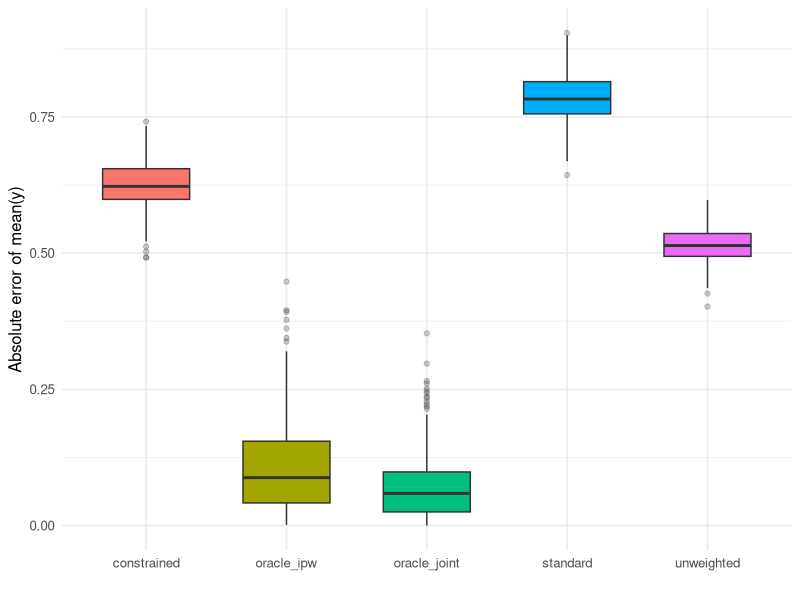
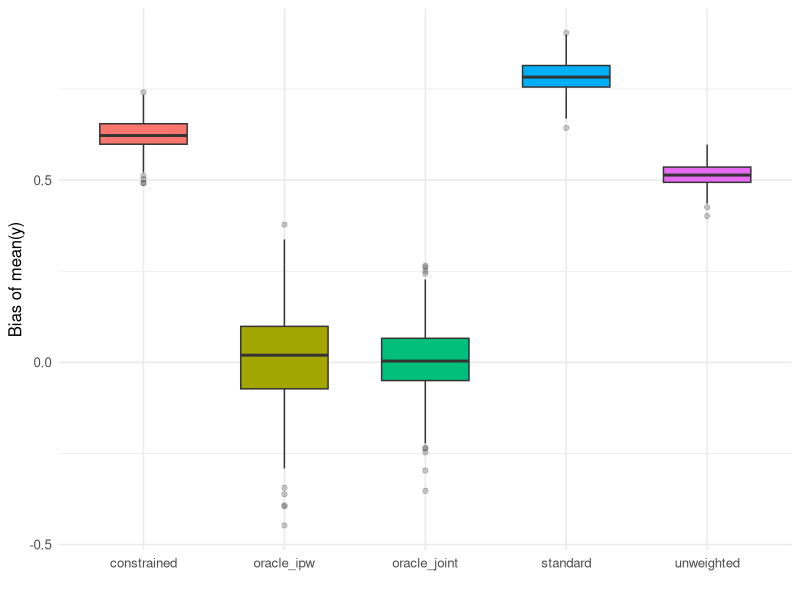
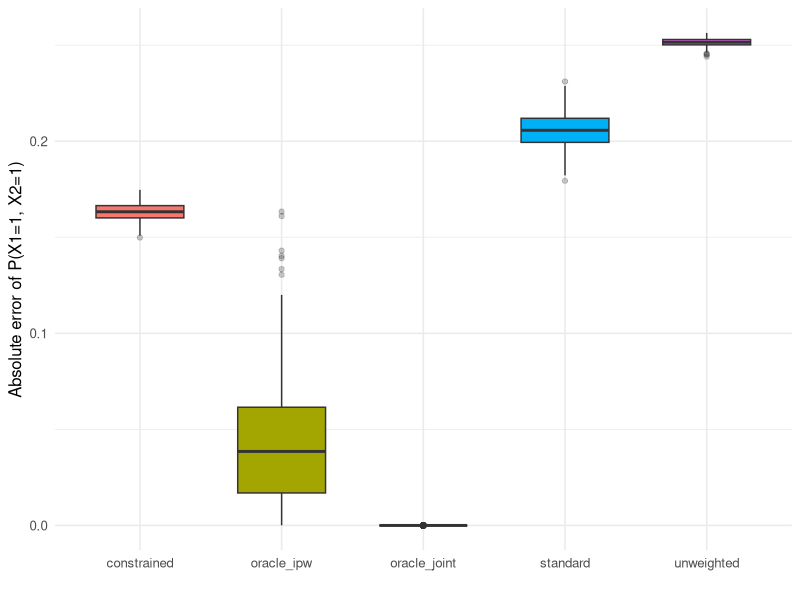
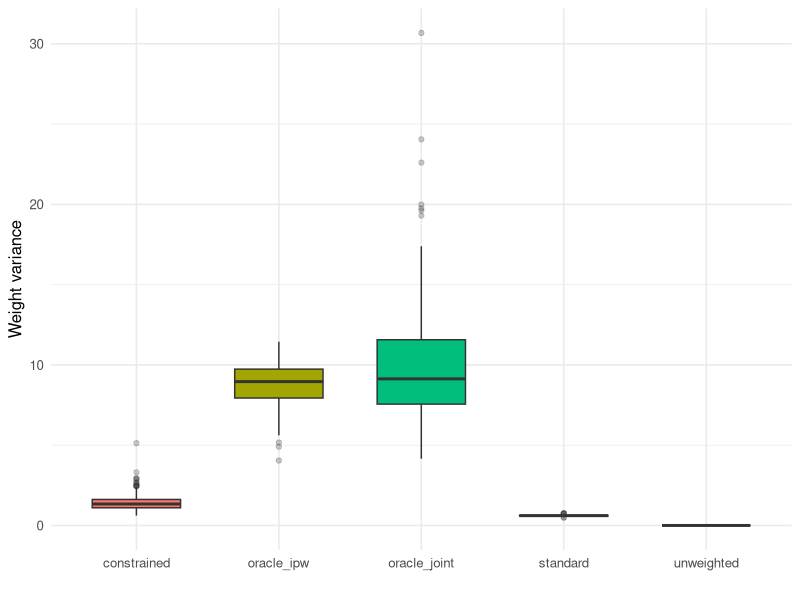

Write R code to recreate these figures, in order.
set.seed(20260310)

suppressPackageStartupMessages({
  library(survey)
  library(ggplot2)
})

weighted_mean <- function(x, w) {
  wn <- w / sum(w)
  sum(wn * x)
}

weighted_cov_binary <- function(x1, x2, w) {
  wn <- w / sum(w)
  m1 <- sum(wn * x1)
  m2 <- sum(wn * x2)
  sum(wn * (x1 - m1) * (x2 - m2))
}

safe_calibrate <- function(...) {
  failed <- FALSE
  fit <- tryCatch(
    withCallingHandlers(
      calibrate(...),
      warning = function(w) {
        if (grepl("Failed to converge", conditionMessage(w), fixed = TRUE)) {
          failed <<- TRUE
        }
        invokeRestart("muffleWarning")
      }
    ),
    error = function(e) NULL
  )
  if (is.null(fit) || failed) {
    return(NULL)
  }
  fit
}

simulate_population <- function(N_pop = 250000) {
  # Joint distribution for (x1, x2) with substantial mass in the interaction cell.
  levels_cell <- c("00", "10", "01", "11")
  probs_cell <- c(0.30, 0.22, 0.22, 0.26)
  cell <- sample(levels_cell, size = N_pop, replace = TRUE, prob = probs_cell)

  x1 <- as.integer(substr(cell, 1, 1))
  x2 <- as.integer(substr(cell, 2, 2))

  # Outcome: positive main effects, strong negative interaction.
  y <- 0.6 +
    1.35 * x1 +
    1.35 * x2 -
    3.80 * (x1 * x2) +
    rnorm(N_pop, sd = 1.15)

  # Response propensities: interaction cell (11) is heavily undersampled.
  rr_map <- c("00" = 0.46, "10" = 0.48, "01" = 0.54, "11" = 0.01)
  rho <- unname(rr_map[cell])

  list(
    x1 = x1,
    x2 = x2,
    y = y,
    cell = factor(cell, levels = levels_cell),
    rho = rho,
    rr_map = rr_map
  )
}

run_simulation <- function(
  reps = 400,
  sample_n = 5000,
  N_pop = 250000,
  eval_n = 20000
) {
  pop <- simulate_population(N_pop = N_pop)

  true_y_mean <- mean(pop$y)
  true_x1_mean <- mean(pop$x1)
  true_x2_mean <- mean(pop$x2)
  true_cov <- cov(pop$x1, pop$x2)
  true_cell <- prop.table(table(pop$cell))
  levels_cell <- names(true_cell)

  eval_idx <- sample.int(N_pop, eval_n, replace = FALSE)
  eval_df <- data.frame(
    x1 = pop$x1[eval_idx],
    x2 = pop$x2[eval_idx],
    y = pop$y[eval_idx]
  )

  cat("Population diagnostics:\n")
  print(round(true_cell, 4))
  cat(sprintf("Target E[y]: %.4f\n", true_y_mean))
  cat(sprintf("Target response rate (mean rho): %.4f\n", mean(pop$rho)))
  cat("Response rates by cell:\n")
  print(pop$rr_map)

  out <- vector("list", length = reps * 5)
  row_id <- 1L

  counts <- list(
    attempted = 0L,
    kept = 0L,
    std_fail = 0L,
    con_fail = 0L,
    oracle_joint_fail = 0L
  )

  form <- ~x1 + x2

  for (r in seq_len(reps)) {
    counts$attempted <- counts$attempted + 1L

    s_idx <- sample.int(N_pop, sample_n, replace = FALSE)
    responded <- rbinom(sample_n, 1, pop$rho[s_idx]) == 1
    rr_obs <- mean(responded)
    ridx <- s_idx[responded]

    if (length(ridx) < 250) {
      next
    }

    df <- data.frame(
      x1 = pop$x1[ridx],
      x2 = pop$x2[ridx],
      y = pop$y[ridx],
      cell = pop$cell[ridx]
    )

    obs_cell <- prop.table(table(factor(df$cell, levels = levels_cell)))
    undersample_ratio_11 <- as.numeric(obs_cell["11"] / true_cell["11"])

    des <- svydesign(ids = ~1, data = df, weights = ~1)
    pop_totals <- c(
      "(Intercept)" = nrow(df),
      x1 = nrow(df) * true_x1_mean,
      x2 = nrow(df) * true_x2_mean
    )

    std <- safe_calibrate(
      des,
      formula = form,
      population = pop_totals,
      calfun = "raking",
      maxit = 500,
      epsilon = 1e-9
    )
    con <- safe_calibrate(
      des,
      formula = form,
      population = pop_totals,
      calfun = "raking",
      bounds = c(rr_obs, Inf),
      maxit = 500,
      epsilon = 1e-9
    )

    if (is.null(std)) {
      counts$std_fail <- counts$std_fail + 1L
    }
    if (is.null(con)) {
      counts$con_fail <- counts$con_fail + 1L
    }

    method_weights <- list(
      unweighted = rep(1, nrow(df)),
      oracle_ipw = {
        w <- 1 / pop$rho[ridx]
        w / mean(w)
      }
    )

    if (!any(obs_cell == 0)) {
      w_joint <- as.numeric(true_cell[as.character(df$cell)] / obs_cell[as.character(df$cell)])
      w_joint <- w_joint / mean(w_joint)
      method_weights$oracle_joint <- w_joint
    } else {
      counts$oracle_joint_fail <- counts$oracle_joint_fail + 1L
    }

    if (!is.null(std)) {
      method_weights$standard <- as.numeric(weights(std))
    }
    if (!is.null(con)) {
      method_weights$constrained <- as.numeric(weights(con))
    }

    for (method in names(method_weights)) {
      w <- method_weights[[method]]
      wn <- w / sum(w)

      y_hat <- sum(wn * df$y)
      cov_hat <- weighted_cov_binary(df$x1, df$x2, w)
      p11_hat <- sum(wn * as.numeric(df$cell == "11"))

      fit <- tryCatch(
        lm(y ~ x1 + x2 + x1:x2, data = df, weights = w),
        error = function(e) NULL
      )
      y_pred_mae <- if (is.null(fit)) {
        NA_real_
      } else {
        pred <- predict(fit, newdata = eval_df)
        mean(abs(pred - eval_df$y))
      }

      out[[row_id]] <- data.frame(
        rep = r,
        method = method,
        rr_obs = rr_obs,
        n_resp = nrow(df),
        undersample_ratio_11 = undersample_ratio_11,
        y_mean_bias = y_hat - true_y_mean,
        y_mean_abs_err = abs(y_hat - true_y_mean),
        y_pred_mae = y_pred_mae,
        cov_bias = cov_hat - true_cov,
        cov_abs_err = abs(cov_hat - true_cov),
        p11_bias = p11_hat - true_cell["11"],
        p11_abs_err = abs(p11_hat - true_cell["11"]),
        weight_var = var(w),
        min_weight = min(w),
        max_weight = max(w)
      )
      row_id <- row_id + 1L
    }

    counts$kept <- counts$kept + 1L
  }

  res <- do.call(rbind, out)
  res <- res[complete.cases(res), ]

  list(results = res, counts = counts)
}

summarize_results <- function(res) {
  aggregate(
    cbind(
      rr_obs, n_resp, undersample_ratio_11, y_mean_bias, y_mean_abs_err, y_pred_mae,
      cov_bias, cov_abs_err, p11_bias, p11_abs_err,
      weight_var, min_weight, max_weight
    ) ~ method,
    data = res,
    FUN = mean
  )
}

compare_methods <- function(res, method_a, method_b) {
  a <- subset(res, method == method_a)
  b <- subset(res, method == method_b)
  paired <- merge(a, b, by = "rep", suffixes = c("_a", "_b"))
  data.frame(
    method_a = method_a,
    method_b = method_b,
    pairs = nrow(paired),
    y_bias_diff_b_minus_a = mean(paired$y_mean_bias_b - paired$y_mean_bias_a, na.rm = TRUE),
    y_abs_err_diff_b_minus_a = mean(paired$y_mean_abs_err_b - paired$y_mean_abs_err_a, na.rm = TRUE),
    y_pred_mae_diff_b_minus_a = mean(paired$y_pred_mae_b - paired$y_pred_mae_a, na.rm = TRUE),
    cov_abs_err_diff_b_minus_a = mean(paired$cov_abs_err_b - paired$cov_abs_err_a, na.rm = TRUE),
    p11_abs_err_diff_b_minus_a = mean(paired$p11_abs_err_b - paired$p11_abs_err_a, na.rm = TRUE),
    weight_var_pct_diff_b_minus_a = mean(
      100 * (paired$weight_var_b - paired$weight_var_a) / paired$weight_var_a,
      na.rm = TRUE
    ),
    share_y_abs_err_improved_b_vs_a = mean(
      paired$y_mean_abs_err_b < paired$y_mean_abs_err_a,
      na.rm = TRUE
    )
  )
}

plot_metric <- function(res, metric, ylab, path) {
  p <- ggplot(res, aes(x = method, y = .data[[metric]], fill = method)) +
    geom_boxplot(width = 0.62, outlier.alpha = 0.25) +
    labs(x = "", y = ylab) +
    theme_minimal(base_size = 12) +
    theme(legend.position = "none")
  ggsave(path, p, width = 7.4, height = 4.8, dpi = 160)
}

sim <- run_simulation()
results <- sim$results
summary_table <- summarize_results(results)
delta <- rbind(
  compare_methods(results, "unweighted", "standard"),
  compare_methods(results, "standard", "constrained"),
  compare_methods(results, "standard", "oracle_joint"),
  compare_methods(results, "constrained", "oracle_joint"),
  compare_methods(results, "standard", "oracle_ipw"),
  compare_methods(results, "constrained", "oracle_ipw")
)

write.csv(results, "negative_interaction_undersampled_long.csv", row.names = FALSE)
write.csv(summary_table, "negative_interaction_undersampled_summary.csv", row.names = FALSE)
write.csv(delta, "negative_interaction_undersampled_delta.csv", row.names = FALSE)

plot_metric(
  results,
  "y_mean_abs_err",
  "Absolute error of mean(y)",
  "negative_interaction_undersampled_abs_err_box.png"
)
plot_metric(
  results,
  "y_mean_bias",
  "Bias of mean(y)",
  "negative_interaction_undersampled_bias_box.png"
)
plot_metric(
  results,
  "p11_abs_err",
  "Absolute error of P(X1=1, X2=1)",
  "negative_interaction_undersampled_p11_err_box.png"
)
plot_metric(
  results,
  "weight_var",
  "Weight variance",
  "negative_interaction_undersampled_weight_var_box.png"
)

cat("Completed negative-interaction undersampled-cell simulation.\n")
cat("Replication counts:\n")
print(sim$counts)
cat("\nMethod means:\n")
print(summary_table, row.names = FALSE)
cat("\nPairwise deltas (method_b - method_a):\n")
print(delta, row.names = FALSE)
